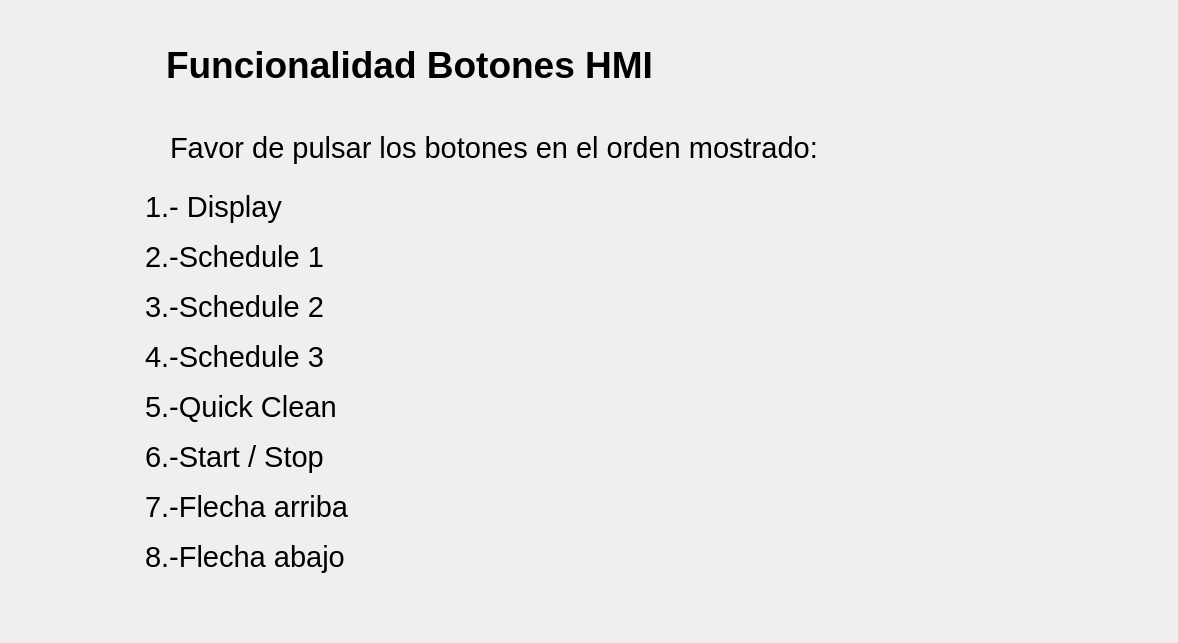
      <widget class="QWidget" name="page_8">
       <layout class="QGridLayout" name="gridLayout_10">
        <property name="leftMargin">
         <number>30</number>
        </property>
        <property name="topMargin">
         <number>0</number>
        </property>
        <property name="rightMargin">
         <number>0</number>
        </property>
        <property name="bottomMargin">
         <number>60</number>
        </property>
        <property name="spacing">
         <number>0</number>
        </property>
        <item row="0" column="0">
         <layout class="QVBoxLayout" name="verticalLayout_5">
          <property name="spacing">
           <number>12</number>
          </property>
          <item>
           <layout class="QHBoxLayout" name="horizontalLayout_83">
            <property name="spacing">
             <number>15</number>
            </property>
            <property name="leftMargin">
             <number>50</number>
            </property>
            <property name="topMargin">
             <number>30</number>
            </property>
            <item>
             <widget class="QLabel" name="lblTest1_6">
              <property name="minimumSize">
               <size>
                <width>71</width>
                <height>71</height>
               </size>
              </property>
              <property name="maximumSize">
               <size>
                <width>71</width>
                <height>71</height>
               </size>
              </property>
              <property name="text">
               <string/>
              </property>
              <property name="pixmap">
               <pixmap resource="../resources/resources.qrc">:/resources/number-5.png</pixmap>
              </property>
              <property name="scaledContents">
               <bool>true</bool>
              </property>
             </widget>
            </item>
            <item>
             <widget class="QLabel" name="lblCode_21">
              <property name="minimumSize">
               <size>
                <width>600</width>
                <height>30</height>
               </size>
              </property>
              <property name="maximumSize">
               <size>
                <width>600</width>
                <height>30</height>
               </size>
              </property>
              <property name="font">
               <font>
                <pointsize>28</pointsize>
                <bold>true</bold>
               </font>
              </property>
              <property name="text">
               <string>Funcionalidad Botones HMI</string>
              </property>
             </widget>
            </item>
            <item>
             <spacer name="horizontalSpacer_83">
              <property name="orientation">
               <enum>Qt::Horizontal</enum>
              </property>
              <property name="sizeType">
               <enum>QSizePolicy::Expanding</enum>
              </property>
              <property name="sizeHint" stdset="0">
               <size>
                <width>328</width>
                <height>20</height>
               </size>
              </property>
             </spacer>
            </item>
           </layout>
          </item>
          <item>
           <layout class="QHBoxLayout" name="horizontalLayout_31">
            <property name="spacing">
             <number>30</number>
            </property>
            <property name="leftMargin">
             <number>50</number>
            </property>
            <item>
             <widget class="QLabel" name="lblCode_41">
              <property name="minimumSize">
               <size>
                <width>60</width>
                <height>60</height>
               </size>
              </property>
              <property name="maximumSize">
               <size>
                <width>60</width>
                <height>60</height>
               </size>
              </property>
              <property name="text">
               <string/>
              </property>
              <property name="pixmap">
               <pixmap resource="../resources/resources.qrc">:/resources/info.png</pixmap>
              </property>
              <property name="scaledContents">
               <bool>true</bool>
              </property>
              <property name="wordWrap">
               <bool>false</bool>
              </property>
             </widget>
            </item>
            <item>
             <widget class="QLabel" name="label_50">
              <property name="minimumSize">
               <size>
                <width>800</width>
                <height>70</height>
               </size>
              </property>
              <property name="maximumSize">
               <size>
                <width>800</width>
                <height>70</height>
               </size>
              </property>
              <property name="font">
               <font>
                <pointsize>22</pointsize>
                <bold>false</bold>
               </font>
              </property>
              <property name="text">
               <string>Favor de pulsar los botones en el orden mostrado: </string>
              </property>
             </widget>
            </item>
            <item>
             <spacer name="horizontalSpacer_55">
              <property name="orientation">
               <enum>Qt::Horizontal</enum>
              </property>
              <property name="sizeType">
               <enum>QSizePolicy::Fixed</enum>
              </property>
              <property name="sizeHint" stdset="0">
               <size>
                <width>208</width>
                <height>20</height>
               </size>
              </property>
             </spacer>
            </item>
           </layout>
          </item>
         </layout>
        </item>
        <item row="1" column="0">
         <layout class="QHBoxLayout" name="horizontalLayout_30">
          <property name="spacing">
           <number>0</number>
          </property>
          <item>
           <spacer name="horizontalSpacer_56">
            <property name="orientation">
             <enum>Qt::Horizontal</enum>
            </property>
            <property name="sizeType">
             <enum>QSizePolicy::Fixed</enum>
            </property>
            <property name="sizeHint" stdset="0">
             <size>
              <width>40</width>
              <height>20</height>
             </size>
            </property>
           </spacer>
          </item>
          <item>
           <layout class="QVBoxLayout" name="verticalLayout_28">
            <property name="spacing">
             <number>6</number>
            </property>
            <item>
             <layout class="QHBoxLayout" name="horizontalLayout_86">
              <item>
               <widget class="QLabel" name="label_59">
                <property name="minimumSize">
                 <size>
                  <width>350</width>
                  <height>40</height>
                 </size>
                </property>
                <property name="maximumSize">
                 <size>
                  <width>350</width>
                  <height>40</height>
                 </size>
                </property>
                <property name="font">
                 <font>
                  <pointsize>22</pointsize>
                  <bold>false</bold>
                 </font>
                </property>
                <property name="text">
                 <string>1.- Display</string>
                </property>
               </widget>
              </item>
              <item>
               <widget class="QLabel" name="lblButton1">
                <property name="enabled">
                 <bool>false</bool>
                </property>
                <property name="minimumSize">
                 <size>
                  <width>40</width>
                  <height>40</height>
                 </size>
                </property>
                <property name="maximumSize">
                 <size>
                  <width>40</width>
                  <height>40</height>
                 </size>
                </property>
                <property name="cursor">
                 <cursorShape>ArrowCursor</cursorShape>
                </property>
                <property name="text">
                 <string/>
                </property>
                <property name="pixmap">
                 <pixmap resource="../resources/resources.qrc">:/resources/right.png</pixmap>
                </property>
                <property name="scaledContents">
                 <bool>true</bool>
                </property>
               </widget>
              </item>
              <item>
               <widget class="QLabel" name="lblButtonInput1">
                <property name="minimumSize">
                 <size>
                  <width>40</width>
                  <height>40</height>
                 </size>
                </property>
                <property name="maximumSize">
                 <size>
                  <width>40</width>
                  <height>40</height>
                 </size>
                </property>
                <property name="cursor">
                 <cursorShape>ArrowCursor</cursorShape>
                </property>
                <property name="text">
                 <string/>
                </property>
                <property name="pixmap">
                 <pixmap resource="../resources/resources.qrc">:/resources/arrow.png</pixmap>
                </property>
                <property name="scaledContents">
                 <bool>true</bool>
                </property>
               </widget>
              </item>
             </layout>
            </item>
            <item>
             <layout class="QHBoxLayout" name="horizontalLayout_87">
              <item>
               <widget class="QLabel" name="label_60">
                <property name="minimumSize">
                 <size>
                  <width>350</width>
                  <height>40</height>
                 </size>
                </property>
                <property name="maximumSize">
                 <size>
                  <width>350</width>
                  <height>40</height>
                 </size>
                </property>
                <property name="font">
                 <font>
                  <pointsize>22</pointsize>
                  <bold>false</bold>
                 </font>
                </property>
                <property name="text">
                 <string>2.-Schedule 1</string>
                </property>
               </widget>
              </item>
              <item>
               <widget class="QLabel" name="lblButton2">
                <property name="enabled">
                 <bool>false</bool>
                </property>
                <property name="minimumSize">
                 <size>
                  <width>40</width>
                  <height>40</height>
                 </size>
                </property>
                <property name="maximumSize">
                 <size>
                  <width>40</width>
                  <height>40</height>
                 </size>
                </property>
                <property name="cursor">
                 <cursorShape>ArrowCursor</cursorShape>
                </property>
                <property name="text">
                 <string/>
                </property>
                <property name="pixmap">
                 <pixmap resource="../resources/resources.qrc">:/resources/right.png</pixmap>
                </property>
                <property name="scaledContents">
                 <bool>true</bool>
                </property>
               </widget>
              </item>
              <item>
               <widget class="QLabel" name="lblButtonInput2">
                <property name="minimumSize">
                 <size>
                  <width>40</width>
                  <height>40</height>
                 </size>
                </property>
                <property name="maximumSize">
                 <size>
                  <width>40</width>
                  <height>40</height>
                 </size>
                </property>
                <property name="cursor">
                 <cursorShape>ArrowCursor</cursorShape>
                </property>
                <property name="text">
                 <string/>
                </property>
                <property name="pixmap">
                 <pixmap resource="../resources/resources.qrc">:/resources/arrow.png</pixmap>
                </property>
                <property name="scaledContents">
                 <bool>true</bool>
                </property>
               </widget>
              </item>
             </layout>
            </item>
            <item>
             <layout class="QHBoxLayout" name="horizontalLayout_88">
              <item>
               <widget class="QLabel" name="label_61">
                <property name="minimumSize">
                 <size>
                  <width>350</width>
                  <height>40</height>
                 </size>
                </property>
                <property name="maximumSize">
                 <size>
                  <width>350</width>
                  <height>40</height>
                 </size>
                </property>
                <property name="font">
                 <font>
                  <pointsize>22</pointsize>
                  <bold>false</bold>
                 </font>
                </property>
                <property name="text">
                 <string>3.-Schedule 2</string>
                </property>
               </widget>
              </item>
              <item>
               <widget class="QLabel" name="lblButton3">
                <property name="enabled">
                 <bool>false</bool>
                </property>
                <property name="minimumSize">
                 <size>
                  <width>40</width>
                  <height>40</height>
                 </size>
                </property>
                <property name="maximumSize">
                 <size>
                  <width>40</width>
                  <height>40</height>
                 </size>
                </property>
                <property name="cursor">
                 <cursorShape>ArrowCursor</cursorShape>
                </property>
                <property name="text">
                 <string/>
                </property>
                <property name="pixmap">
                 <pixmap resource="../resources/resources.qrc">:/resources/right.png</pixmap>
                </property>
                <property name="scaledContents">
                 <bool>true</bool>
                </property>
               </widget>
              </item>
              <item>
               <widget class="QLabel" name="lblButtonInput3">
                <property name="minimumSize">
                 <size>
                  <width>40</width>
                  <height>40</height>
                 </size>
                </property>
                <property name="maximumSize">
                 <size>
                  <width>40</width>
                  <height>40</height>
                 </size>
                </property>
                <property name="cursor">
                 <cursorShape>ArrowCursor</cursorShape>
                </property>
                <property name="text">
                 <string/>
                </property>
                <property name="pixmap">
                 <pixmap resource="../resources/resources.qrc">:/resources/arrow.png</pixmap>
                </property>
                <property name="scaledContents">
                 <bool>true</bool>
                </property>
               </widget>
              </item>
             </layout>
            </item>
            <item>
             <layout class="QHBoxLayout" name="horizontalLayout_89">
              <item>
               <widget class="QLabel" name="label_62">
                <property name="minimumSize">
                 <size>
                  <width>350</width>
                  <height>40</height>
                 </size>
                </property>
                <property name="maximumSize">
                 <size>
                  <width>350</width>
                  <height>40</height>
                 </size>
                </property>
                <property name="font">
                 <font>
                  <pointsize>22</pointsize>
                  <bold>false</bold>
                 </font>
                </property>
                <property name="text">
                 <string>4.-Schedule 3</string>
                </property>
               </widget>
              </item>
              <item>
               <widget class="QLabel" name="lblButton4">
                <property name="enabled">
                 <bool>false</bool>
                </property>
                <property name="minimumSize">
                 <size>
                  <width>40</width>
                  <height>40</height>
                 </size>
                </property>
                <property name="maximumSize">
                 <size>
                  <width>40</width>
                  <height>40</height>
                 </size>
                </property>
                <property name="cursor">
                 <cursorShape>ArrowCursor</cursorShape>
                </property>
                <property name="text">
                 <string/>
                </property>
                <property name="pixmap">
                 <pixmap resource="../resources/resources.qrc">:/resources/right.png</pixmap>
                </property>
                <property name="scaledContents">
                 <bool>true</bool>
                </property>
               </widget>
              </item>
              <item>
               <widget class="QLabel" name="lblButtonInput4">
                <property name="minimumSize">
                 <size>
                  <width>40</width>
                  <height>40</height>
                 </size>
                </property>
                <property name="maximumSize">
                 <size>
                  <width>40</width>
                  <height>40</height>
                 </size>
                </property>
                <property name="cursor">
                 <cursorShape>ArrowCursor</cursorShape>
                </property>
                <property name="text">
                 <string/>
                </property>
                <property name="pixmap">
                 <pixmap resource="../resources/resources.qrc">:/resources/arrow.png</pixmap>
                </property>
                <property name="scaledContents">
                 <bool>true</bool>
                </property>
               </widget>
              </item>
             </layout>
            </item>
            <item>
             <layout class="QHBoxLayout" name="horizontalLayout_90">
              <item>
               <widget class="QLabel" name="label_63">
                <property name="minimumSize">
                 <size>
                  <width>350</width>
                  <height>40</height>
                 </size>
                </property>
                <property name="maximumSize">
                 <size>
                  <width>350</width>
                  <height>40</height>
                 </size>
                </property>
                <property name="font">
                 <font>
                  <pointsize>22</pointsize>
                  <bold>false</bold>
                 </font>
                </property>
                <property name="text">
                 <string>5.-Quick Clean</string>
                </property>
               </widget>
              </item>
              <item>
               <widget class="QLabel" name="lblButton5">
                <property name="enabled">
                 <bool>false</bool>
                </property>
                <property name="minimumSize">
                 <size>
                  <width>40</width>
                  <height>40</height>
                 </size>
                </property>
                <property name="maximumSize">
                 <size>
                  <width>40</width>
                  <height>40</height>
                 </size>
                </property>
                <property name="cursor">
                 <cursorShape>ArrowCursor</cursorShape>
                </property>
                <property name="text">
                 <string/>
                </property>
                <property name="pixmap">
                 <pixmap resource="../resources/resources.qrc">:/resources/right.png</pixmap>
                </property>
                <property name="scaledContents">
                 <bool>true</bool>
                </property>
               </widget>
              </item>
              <item>
               <widget class="QLabel" name="lblButtonInput5">
                <property name="minimumSize">
                 <size>
                  <width>40</width>
                  <height>40</height>
                 </size>
                </property>
                <property name="maximumSize">
                 <size>
                  <width>40</width>
                  <height>40</height>
                 </size>
                </property>
                <property name="cursor">
                 <cursorShape>ArrowCursor</cursorShape>
                </property>
                <property name="text">
                 <string/>
                </property>
                <property name="pixmap">
                 <pixmap resource="../resources/resources.qrc">:/resources/arrow.png</pixmap>
                </property>
                <property name="scaledContents">
                 <bool>true</bool>
                </property>
               </widget>
              </item>
             </layout>
            </item>
            <item>
             <layout class="QHBoxLayout" name="horizontalLayout_94">
              <item>
               <widget class="QLabel" name="label_64">
                <property name="minimumSize">
                 <size>
                  <width>350</width>
                  <height>40</height>
                 </size>
                </property>
                <property name="maximumSize">
                 <size>
                  <width>350</width>
                  <height>40</height>
                 </size>
                </property>
                <property name="font">
                 <font>
                  <pointsize>22</pointsize>
                  <bold>false</bold>
                 </font>
                </property>
                <property name="text">
                 <string>6.-Start / Stop</string>
                </property>
               </widget>
              </item>
              <item>
               <widget class="QLabel" name="lblButton6">
                <property name="enabled">
                 <bool>false</bool>
                </property>
                <property name="minimumSize">
                 <size>
                  <width>40</width>
                  <height>40</height>
                 </size>
                </property>
                <property name="maximumSize">
                 <size>
                  <width>40</width>
                  <height>40</height>
                 </size>
                </property>
                <property name="cursor">
                 <cursorShape>ArrowCursor</cursorShape>
                </property>
                <property name="text">
                 <string/>
                </property>
                <property name="pixmap">
                 <pixmap resource="../resources/resources.qrc">:/resources/right.png</pixmap>
                </property>
                <property name="scaledContents">
                 <bool>true</bool>
                </property>
               </widget>
              </item>
              <item>
               <widget class="QLabel" name="lblButtonInput6">
                <property name="minimumSize">
                 <size>
                  <width>40</width>
                  <height>40</height>
                 </size>
                </property>
                <property name="maximumSize">
                 <size>
                  <width>40</width>
                  <height>40</height>
                 </size>
                </property>
                <property name="cursor">
                 <cursorShape>ArrowCursor</cursorShape>
                </property>
                <property name="text">
                 <string/>
                </property>
                <property name="pixmap">
                 <pixmap resource="../resources/resources.qrc">:/resources/arrow.png</pixmap>
                </property>
                <property name="scaledContents">
                 <bool>true</bool>
                </property>
               </widget>
              </item>
             </layout>
            </item>
            <item>
             <layout class="QHBoxLayout" name="horizontalLayout_95">
              <item>
               <widget class="QLabel" name="label_65">
                <property name="minimumSize">
                 <size>
                  <width>350</width>
                  <height>40</height>
                 </size>
                </property>
                <property name="maximumSize">
                 <size>
                  <width>350</width>
                  <height>40</height>
                 </size>
                </property>
                <property name="font">
                 <font>
                  <pointsize>22</pointsize>
                  <bold>false</bold>
                 </font>
                </property>
                <property name="text">
                 <string>7.-Flecha arriba</string>
                </property>
               </widget>
              </item>
              <item>
               <widget class="QLabel" name="lblButton7">
                <property name="enabled">
                 <bool>false</bool>
                </property>
                <property name="minimumSize">
                 <size>
                  <width>40</width>
                  <height>40</height>
                 </size>
                </property>
                <property name="maximumSize">
                 <size>
                  <width>40</width>
                  <height>40</height>
                 </size>
                </property>
                <property name="cursor">
                 <cursorShape>ArrowCursor</cursorShape>
                </property>
                <property name="text">
                 <string/>
                </property>
                <property name="pixmap">
                 <pixmap resource="../resources/resources.qrc">:/resources/right.png</pixmap>
                </property>
                <property name="scaledContents">
                 <bool>true</bool>
                </property>
               </widget>
              </item>
              <item>
               <widget class="QLabel" name="lblButtonInput7">
                <property name="minimumSize">
                 <size>
                  <width>40</width>
                  <height>40</height>
                 </size>
                </property>
                <property name="maximumSize">
                 <size>
                  <width>40</width>
                  <height>40</height>
                 </size>
                </property>
                <property name="cursor">
                 <cursorShape>ArrowCursor</cursorShape>
                </property>
                <property name="text">
                 <string/>
                </property>
                <property name="pixmap">
                 <pixmap resource="../resources/resources.qrc">:/resources/arrow.png</pixmap>
                </property>
                <property name="scaledContents">
                 <bool>true</bool>
                </property>
               </widget>
              </item>
             </layout>
            </item>
            <item>
             <layout class="QHBoxLayout" name="horizontalLayout_96">
              <item>
               <widget class="QLabel" name="label_66">
                <property name="minimumSize">
                 <size>
                  <width>350</width>
                  <height>40</height>
                 </size>
                </property>
                <property name="maximumSize">
                 <size>
                  <width>350</width>
                  <height>40</height>
                 </size>
                </property>
                <property name="font">
                 <font>
                  <pointsize>22</pointsize>
                  <bold>false</bold>
                 </font>
                </property>
                <property name="text">
                 <string>8.-Flecha abajo</string>
                </property>
               </widget>
              </item>
              <item>
               <widget class="QLabel" name="lblButton8">
                <property name="enabled">
                 <bool>false</bool>
                </property>
                <property name="minimumSize">
                 <size>
                  <width>40</width>
                  <height>40</height>
                 </size>
                </property>
                <property name="maximumSize">
                 <size>
                  <width>40</width>
                  <height>40</height>
                 </size>
                </property>
                <property name="cursor">
                 <cursorShape>ArrowCursor</cursorShape>
                </property>
                <property name="text">
                 <string/>
                </property>
                <property name="pixmap">
                 <pixmap resource="../resources/resources.qrc">:/resources/right.png</pixmap>
                </property>
                <property name="scaledContents">
                 <bool>true</bool>
                </property>
               </widget>
              </item>
              <item>
               <widget class="QLabel" name="lblButtonInput8">
                <property name="minimumSize">
                 <size>
                  <width>40</width>
                  <height>40</height>
                 </size>
                </property>
                <property name="maximumSize">
                 <size>
                  <width>40</width>
                  <height>40</height>
                 </size>
                </property>
                <property name="cursor">
                 <cursorShape>ArrowCursor</cursorShape>
                </property>
                <property name="text">
                 <string/>
                </property>
                <property name="pixmap">
                 <pixmap resource="../resources/resources.qrc">:/resources/arrow.png</pixmap>
                </property>
                <property name="scaledContents">
                 <bool>true</bool>
                </property>
               </widget>
              </item>
             </layout>
            </item>
           </layout>
          </item>
          <item>
           <spacer name="horizontalSpacer_54">
            <property name="orientation">
             <enum>Qt::Horizontal</enum>
            </property>
            <property name="sizeType">
             <enum>QSizePolicy::Fixed</enum>
            </property>
            <property name="sizeHint" stdset="0">
             <size>
              <width>40</width>
              <height>20</height>
             </size>
            </property>
           </spacer>
          </item>
          <item>
           <widget class="QLabel" name="PentairIMG_6">
            <property name="minimumSize">
             <size>
              <width>400</width>
              <height>400</height>
             </size>
            </property>
            <property name="maximumSize">
             <size>
              <width>400</width>
              <height>400</height>
             </size>
            </property>
            <property name="text">
             <string/>
            </property>
            <property name="pixmap">
             <pixmap resource="../resources/resources.qrc">:/resources/pentairIMG.PNG</pixmap>
            </property>
            <property name="scaledContents">
             <bool>true</bool>
            </property>
           </widget>
          </item>
         </layout>
        </item>
       </layout>
      </widget>
